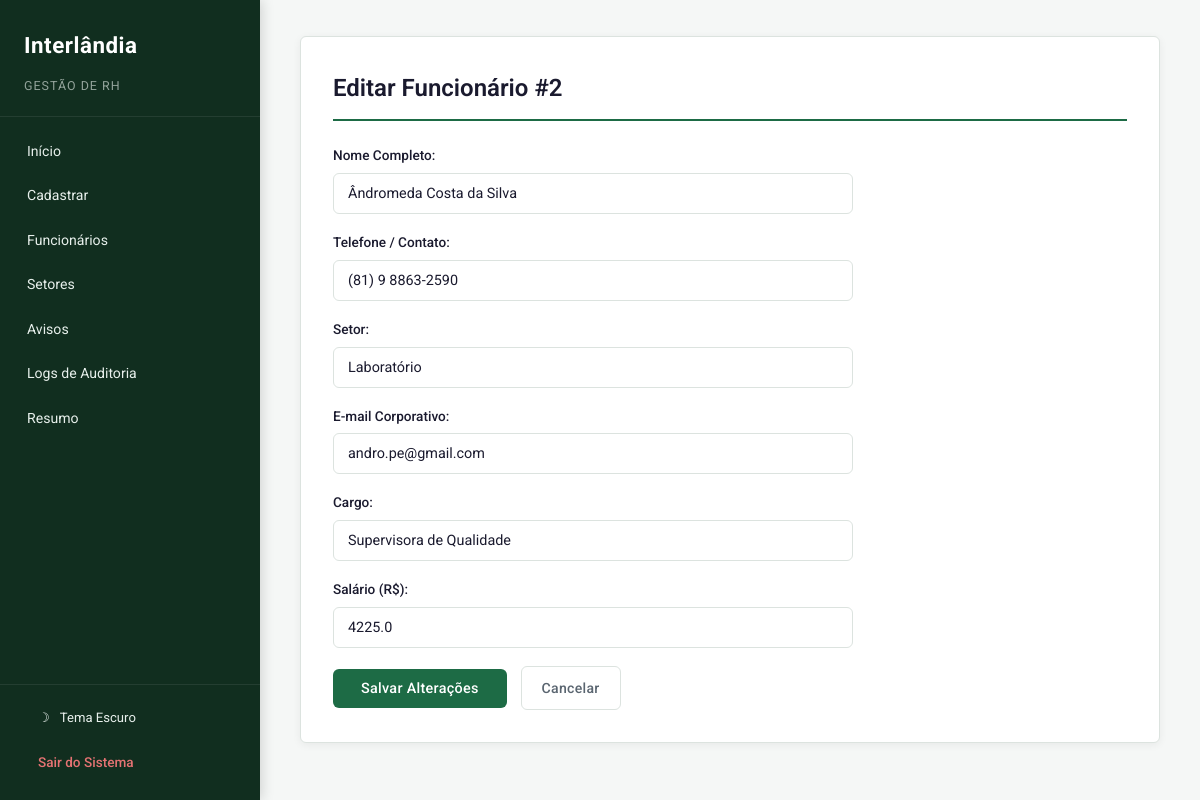
Before: /editar/2 (signed in) with the older database file.
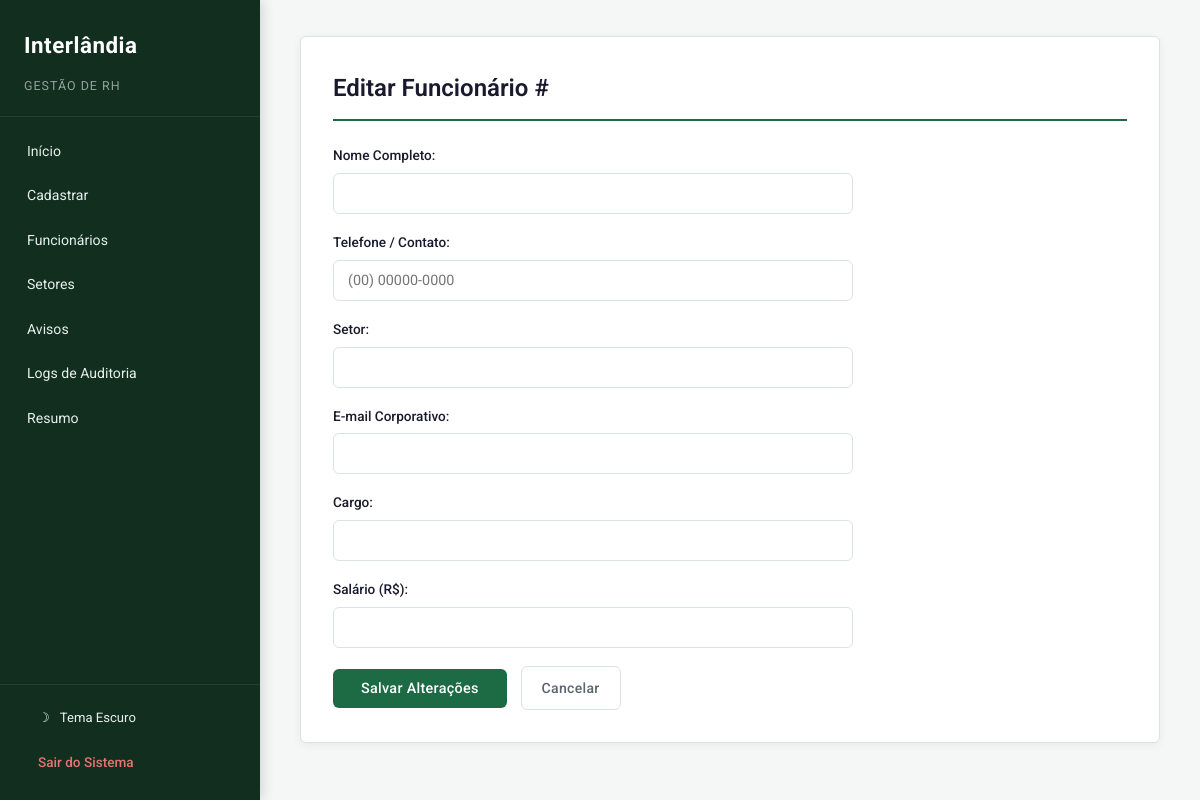
After: the same page with the newer database file.
### tables this page shows
CREATE TABLE funcionarios (
        id INTEGER PRIMARY KEY AUTOINCREMENT,
        nome TEXT,
        contato TEXT,
        setor TEXT,
        email TEXT,
        cargo TEXT,
        salario REAL,
        status TEXT DEFAULT 'ATIVO',
        data_admissao TEXT
    , data_desligamento TEXT);

### main.py (the view, shortened to what this page needs)
@app.route("/editar/<int:id>", methods=["GET", "POST"])
def editar(id):
    if "user" not in session:
        return redirect("/")
    conn = get_db()
    cursor = conn.cursor()
    cursor.execute("SELECT * FROM funcionarios WHERE id=?", (id,))
    funcionario = cursor.fetchone()
    conn.close()
    return render_template("editar.html", funcionario=funcionario)

### main.py (called while the page is built)
def get_db():
    conn = sqlite3.connect(DATABASE)
    conn.row_factory = sqlite3.Row
    return conn

### templates/editar.html
{% extends 'base.html' %}
{% block conteudo %}
<h2>Editar Funcion&#225;rio #{{ funcionario[0] }}</h2>
<form action="/editar/{{ funcionario[0] }}" method="POST" style="max-width: 520px;" id="formEdicao">
    <div class="form-group">
        <label>Nome Completo:</label>
        <input type="text" name="nome" value="{{ funcionario[1] }}" required minlength="3">
    </div>
    <div class="form-group">
        <label>Telefone / Contato:</label>
        <input type="tel" name="contato" value="{{ funcionario[2] }}" required placeholder="(00) 00000-0000" maxlength="15">
    </div>
    <div class="form-group">
        <label>Setor:</label>
        <input type="text" name="setor" value="{{ funcionario[3] }}" required>
    </div>
    <div class="form-group">
        <label>E-mail Corporativo:</label>
        <input type="email" name="email" value="{{ funcionario[4] }}" required>
    </div>
    <div class="form-group">
        <label>Cargo:</label>
        <input type="text" name="cargo" value="{{ funcionario[5] }}" required>
    </div>
    <div class="form-group">
        <label>Sal&#225;rio (R$):</label>
        <input type="text" name="salario" value="{{ funcionario[6] }}" required inputmode="decimal">
    </div>
    <button type="submit" class="btn btn-primary">Salvar Altera&#231;&#245;es</button>
    <a href="/listar" class="btn btn-secondary" style="margin-left: 10px;">Cancelar</a>
</form>
{% endblock %}

Changed rows visible on the page:
removed funcionarios: id "2", nome "Ândromeda Costa da Silva", contato "(81) 9 8863-2590", setor "Laboratório", email "andro.pe@gmail.com", cargo "Supervisora de Qualidade", salario "4225.0"
